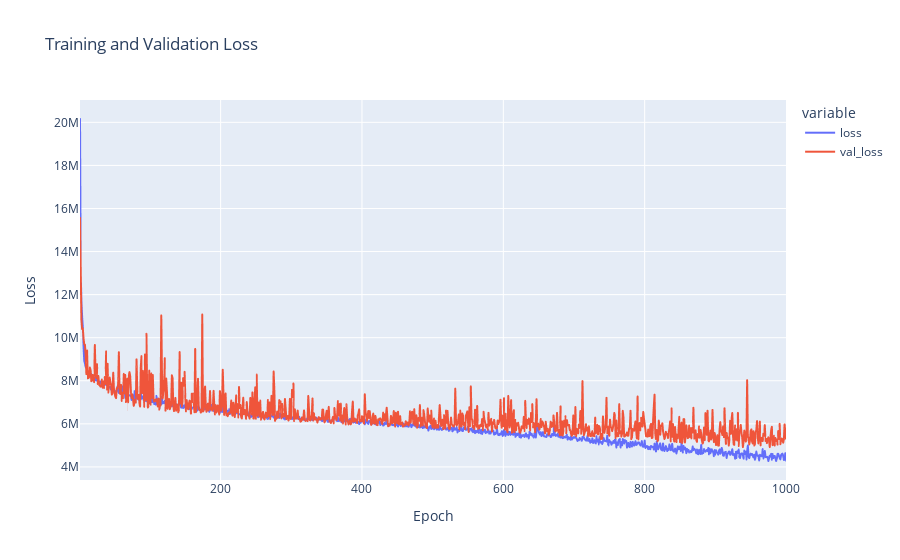
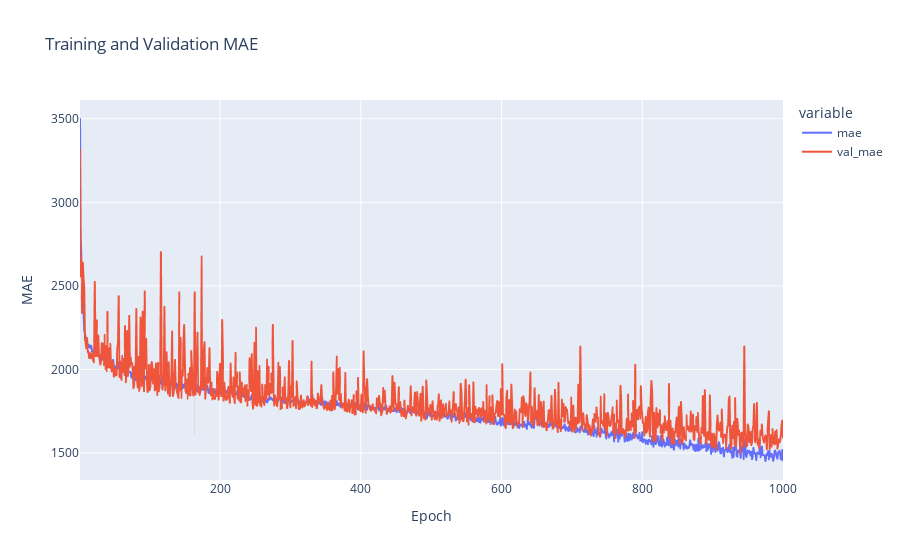

Notebook source saved alongside these figures, in order:
### Code cell
import plotly.express as px
import pandas as pd

# create a dataframe with the training history
df_graph = pd.DataFrame(history.history)

# create line charts for loss and MAE
fig = px.line(df_graph, x=df_graph.index+1, y=['loss', 'val_loss'], labels={'x':'Epoch', 'value':'Loss'},
              title='Training and Validation Loss')
fig.update_traces(mode='lines')
fig.show()

fig = px.line(df_graph, x=df_graph.index+1, y=['mae', 'val_mae'], labels={'x':'Epoch', 'value':'MAE'},
              title='Training and Validation MAE')
fig.update_traces(mode='lines')
fig.show()

### Figure 1 — Plotly figure (JSON) as saved in the notebook; plotly's stock layout.template omitted (floating-point values rounded to 4 significant figures; data arrays with more than 128 entries replaced by an {"elided": "..."} marker saying what was removed)
{"data": [{"hovertemplate": "variable=loss<br>Epoch=%{x}<br>Loss=%{y}<extra></extra>", "legendgroup": "loss", "line": {"color": "#636efa", "dash": "solid"}, "marker": {"symbol": "circle"}, "mode": "lines", "name": "loss", "showlegend": true, "type": "scattergl", "x": {"elided": "1000 int values"}, "xaxis": "x", "y": {"elided": "1000 float values"}, "yaxis": "y"}, {"hovertemplate": "variable=val_loss<br>Epoch=%{x}<br>Loss=%{y}<extra></extra>", "legendgroup": "val_loss", "line": {"color": "#EF553B", "dash": "solid"}, "marker": {"symbol": "circle"}, "mode": "lines", "name": "val_loss", "showlegend": true, "type": "scattergl", "x": {"elided": "1000 int values"}, "xaxis": "x", "y": {"elided": "1000 float values"}, "yaxis": "y"}], "layout": {"legend": {"title": {"text": "variable"}, "tracegroupgap": 0}, "title": {"text": "Training and Validation Loss"}, "xaxis": {"anchor": "y", "domain": [0, 1], "title": {"text": "Epoch"}}, "yaxis": {"anchor": "x", "domain": [0, 1], "title": {"text": "Loss"}}}}

### Figure 2 — Plotly figure (JSON) as saved in the notebook; plotly's stock layout.template omitted (floating-point values rounded to 4 significant figures; data arrays with more than 128 entries replaced by an {"elided": "..."} marker saying what was removed)
{"data": [{"hovertemplate": "variable=mae<br>Epoch=%{x}<br>MAE=%{y}<extra></extra>", "legendgroup": "mae", "line": {"color": "#636efa", "dash": "solid"}, "marker": {"symbol": "circle"}, "mode": "lines", "name": "mae", "showlegend": true, "type": "scattergl", "x": {"elided": "1000 int values"}, "xaxis": "x", "y": {"elided": "1000 float values"}, "yaxis": "y"}, {"hovertemplate": "variable=val_mae<br>Epoch=%{x}<br>MAE=%{y}<extra></extra>", "legendgroup": "val_mae", "line": {"color": "#EF553B", "dash": "solid"}, "marker": {"symbol": "circle"}, "mode": "lines", "name": "val_mae", "showlegend": true, "type": "scattergl", "x": {"elided": "1000 int values"}, "xaxis": "x", "y": {"elided": "1000 float values"}, "yaxis": "y"}], "layout": {"legend": {"title": {"text": "variable"}, "tracegroupgap": 0}, "title": {"text": "Training and Validation MAE"}, "xaxis": {"anchor": "y", "domain": [0, 1], "title": {"text": "Epoch"}}, "yaxis": {"anchor": "x", "domain": [0, 1], "title": {"text": "MAE"}}}}
